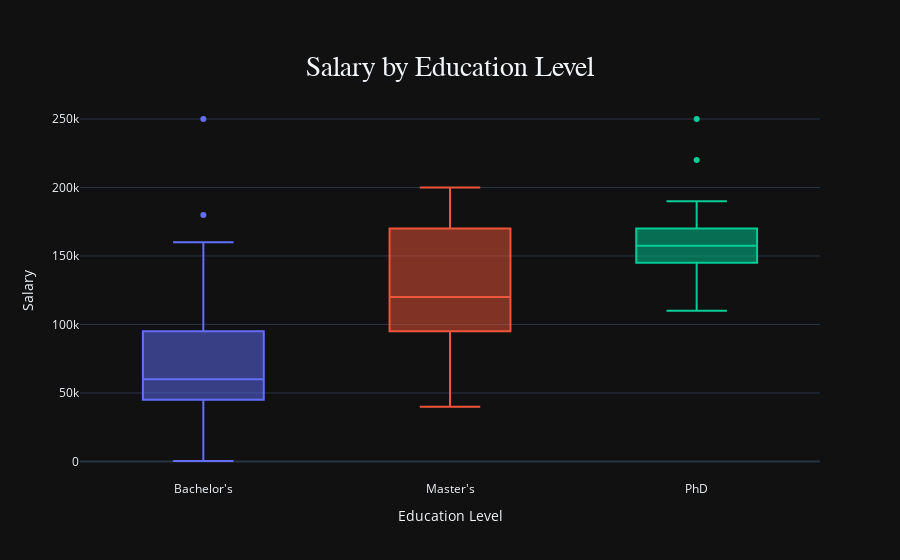

The code cell stored with this chart in its notebook:
### Markdown cell above
#### How does salary vary with education level?

### Code cell
# Create an interactive box plot for Salary by Education Level
fig = px.box(
    df, 
    x='Education Level', 
    y='Salary', 
    color='Education Level',
    title='Salary by Education Level',
    template='plotly_dark',
    labels={'x': 'Salary', 'y': 'Education Level'}
)

custom_layout(fig) 

fig.update_traces(
    hovertemplate='<b>Education Level</b>: %{x}<br><b>Salary</b>: $%{y}<extra></extra>'
)

iplot(fig)

### Figure 1 — Plotly figure (JSON) as saved in the notebook; plotly's stock layout.template omitted (floating-point values rounded to 4 significant figures; data arrays with more than 128 entries replaced by an {"elided": "..."} marker saying what was removed)
{"data": [{"alignmentgroup": "True", "hovertemplate": "<b>Education Level</b>: %{x}<br><b>Salary</b>: $%{y}<extra></extra>", "legendgroup": "Bachelor's", "marker": {"color": "#636efa"}, "name": "Bachelor's", "notched": false, "offsetgroup": "Bachelor's", "orientation": "v", "showlegend": true, "type": "box", "x": {"elided": "191 str values"}, "x0": " ", "xaxis": "x", "y": {"elided": "191 int values"}, "y0": " ", "yaxis": "y"}, {"alignmentgroup": "True", "hovertemplate": "<b>Education Level</b>: %{x}<br><b>Salary</b>: $%{y}<extra></extra>", "legendgroup": "Master's", "marker": {"color": "#EF553B"}, "name": "Master's", "notched": false, "offsetgroup": "Master's", "orientation": "v", "showlegend": true, "type": "box", "x": ["Master's", "Master's", "Master's", "Master's", "Master's", "Master's", "Master's", "Master's", "Master's", "Master's", "Master's", "Master's", "Master's", "Master's", "Master's", "Master's", "Master's", "Master's", "Master's", "Master's", "Master's", "Master's", "Master's", "Master's", "Master's", "Master's", "Master's", "Master's", "Master's", "Master's", "Master's", "Master's", "Master's", "Master's", "Master's", "Master's", "Master's", "Master's", "Master's", "Master's", "Master's", "Master's", "Master's", "Master's", "Master's", "Master's", "Master's", "Master's", "Master's", "Master's", "Master's", "Master's", "Master's", "Master's", "Master's", "Master's", "Master's", "Master's", "Master's", "Master's", "Master's", "Master's", "Master's", "Master's", "Master's", "Master's", "Master's", "Master's", "Master's", "Master's", "Master's", "Master's", "Master's", "Master's", "Master's", "Master's", "Master's", "Master's", "Master's", "Master's", "Master's", "Master's", "Master's", "Master's", "Master's", "Master's", "Master's", "Master's", "Master's", "Master's", "Master's"], "x0": " ", "xaxis": "x", "y": [65000, 200000, 120000, 75000, 130000, 90000, 80000, 190000, 140000, 110000, 90000, 75000, 115000, 80000, 190000, 130000, 180000, 85000, 200000, 65000, 105000, 170000, 90000, 90000, 150000, 120000, 100000, 180000, 80000, 95000, 135000, 170000, 90000, 95000, 150000, 80000, 100000, 110000, 90000, 95000, 120000, 180000, 95000, 105000, 160000, 100000, 140000, 120000, 110000, 40000, 175000, 120000, 95000, 115000, 175000, 120000, 105000, 180000, 45000, 170000, 105000, 95000, 170000, 120000, 110000, 180000, 45000, 170000, 110000, 100000, 170000, 140000, 120000, 190000, 50000, 140000, 180000, 170000, 140000, 180000, 180000, 170000, 140000, 180000, 80000, 160000, 180000, 170000, 170000, 180000, 170000], "y0": " ", "yaxis": "y"}, {"alignmentgroup": "True", "hovertemplate": "<b>Education Level</b>: %{x}<br><b>Salary</b>: $%{y}<extra></extra>", "legendgroup": "PhD", "marker": {"color": "#00cc96"}, "name": "PhD", "notched": false, "offsetgroup": "PhD", "orientation": "v", "showlegend": true, "type": "box", "x": ["PhD", "PhD", "PhD", "PhD", "PhD", "PhD", "PhD", "PhD", "PhD", "PhD", "PhD", "PhD", "PhD", "PhD", "PhD", "PhD", "PhD", "PhD", "PhD", "PhD", "PhD", "PhD", "PhD", "PhD", "PhD", "PhD", "PhD", "PhD", "PhD", "PhD", "PhD", "PhD", "PhD", "PhD", "PhD", "PhD", "PhD", "PhD", "PhD", "PhD", "PhD", "PhD"], "x0": " ", "xaxis": "x", "y": [150000, 110000, 115000, 140000, 170000, 120000, 140000, 180000, 190000, 250000, 120000, 160000, 220000, 170000, 140000, 160000, 150000, 140000, 185000, 150000, 140000, 145000, 180000, 155000, 160000, 150000, 180000, 160000, 140000, 160000, 150000, 150000, 160000, 150000, 180000, 160000, 180000, 150000, 160000, 150000, 160000, 160000], "y0": " ", "yaxis": "y"}], "layout": {"boxmode": "overlay", "hoverlabel": {"bgcolor": "#111", "font": {"family": "Arial", "size": 16}}, "legend": {"title": {"text": "Education Level"}, "tracegroupgap": 0}, "showlegend": false, "title": {"font": {"family": "Arial", "size": 28}, "text": "Salary by Education Level", "x": 0.5, "xanchor": "center", "y": 0.9, "yanchor": "top"}, "xaxis": {"anchor": "y", "categoryarray": ["Bachelor's", "Master's", "PhD"], "categoryorder": "array", "domain": [0, 1], "title": {"text": "Education Level"}}, "yaxis": {"anchor": "x", "domain": [0, 1], "title": {"text": "Salary"}}}}
